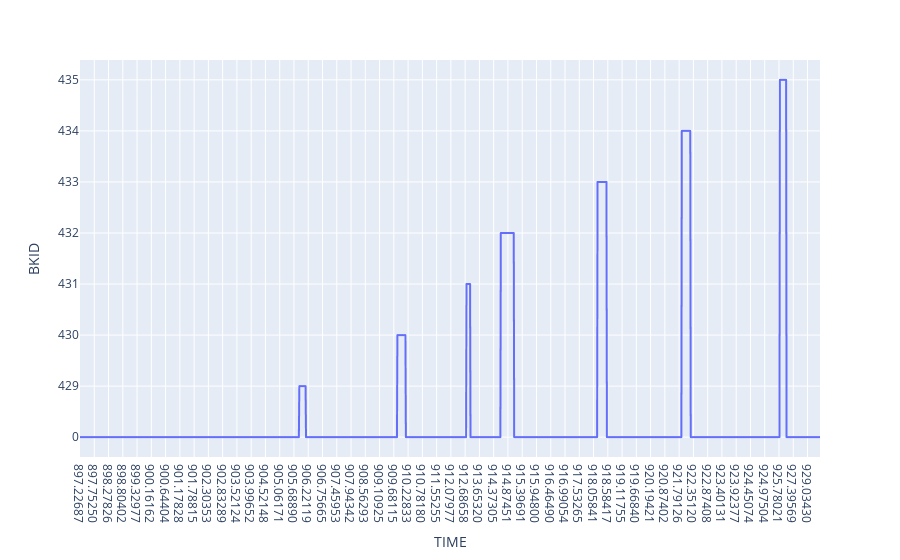

Notebook cell for this chart:
### Code cell
import plotly.express as px


fig = px.line(df, x='TIME', y="BKID")
fig.show()

### Figure 1 — Plotly figure (JSON) as saved in the notebook; plotly's stock layout.template omitted (floating-point values rounded to 4 significant figures; data arrays with more than 128 entries replaced by an {"elided": "..."} marker saying what was removed)
{"data": [{"hovertemplate": "TIME=%{x}<br>BKID=%{y}<extra></extra>", "legendgroup": "", "line": {"color": "#636efa", "dash": "solid"}, "marker": {"symbol": "circle"}, "mode": "lines", "name": "", "showlegend": false, "type": "scattergl", "x": {"elided": "1661 str values"}, "xaxis": "x", "y": {"elided": "1661 str values"}, "yaxis": "y"}], "layout": {"legend": {"tracegroupgap": 0}, "margin": {"t": 60}, "xaxis": {"anchor": "y", "domain": [0, 1], "title": {"text": "TIME"}}, "yaxis": {"anchor": "x", "domain": [0, 1], "title": {"text": "BKID"}}}}
